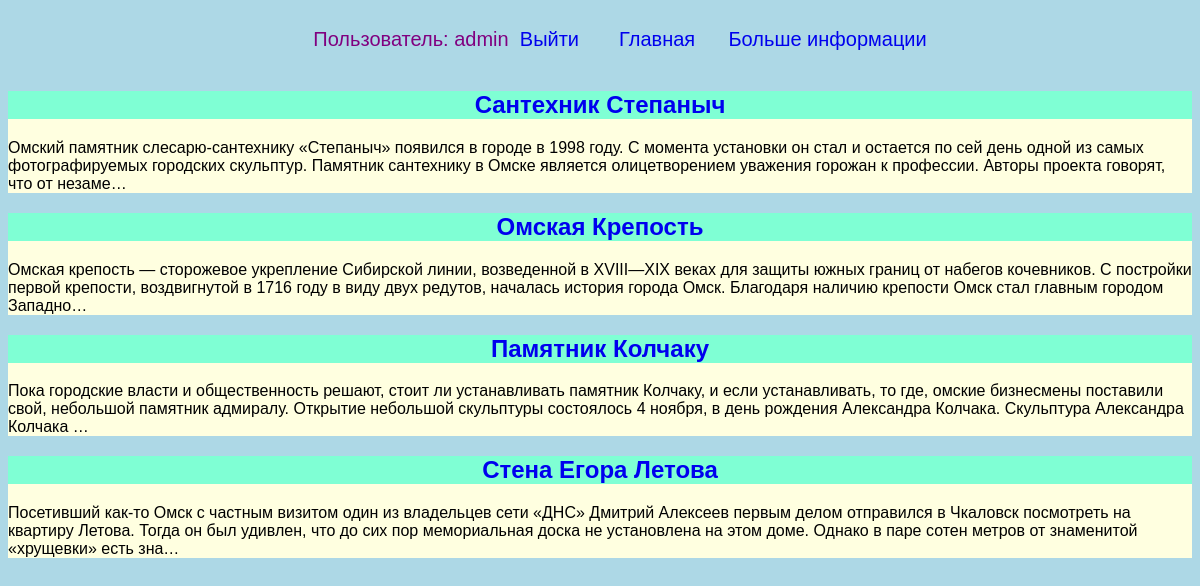
The app's page /full_info/ (signed in) with its own data.
### full_info/models.py (models this page shows, shortened)
class Full_info(models.Model):
    title = models.CharField(max_length=100)
    description = models.TextField()

### full_info/views.py (the view)
# urls.py: path('full_info/', include('full_info.urls')),
def full_info(request):
    full_info = Full_info.objects.all()
    return render(request, 'full_info/full_info.html', {'full_info': full_info})

### full_info/templates/full_info/full_info.html
{%extends 'info/base.html'%}
{%load static%}
{%block content%}
{%for blog in full_info%}
<div class="element">
    <h2 class="top"><a href="{%url 'detail' blog.id%}">{{blog.title}}</a></h2>
    <div class="blog_text">
        <p>{{blog.description|truncatechars:300}}</p>
    </div>
</div>
{%endfor%}
{%endblock%}

### info/templates/info/base.html (shortened to what this page needs)
<!DOCTYPE html>
{%load static%}
<html lang="en">
<head>
    <link rel="stylesheet" href="{%static 'css/style.css'%}">
</head>
<body>
<div class="menu">
    <div class="wrap">
        <ul class="menu">
            {%if user.is_authenticated%}
            <li class="logo">Пользователь: {{user.username}}</li>
            <li>
                <a href="{%url 'logoutuser'%}">&nbsp&nbspВыйти</a>
            </li>
            {%else%}
            <li><a href="{% url 'signupuser'%}">Зарегестрироваться&nbsp</a></li>
            <li><a href="{%url 'loginuser'%}">&nbspВойти</a></li>
            {%endif%}
            {%if user.is_authenticated%}
            <div class="content">
    <div class="wrap">
        <ul class="menu">
            <li><a href="{%url 'index'%}">Главная&nbsp&nbsp&nbsp</a></li>
            <li><a href="{%url 'full_info'%}">&nbsp&nbsp&nbspБольше информации</a></li>
        </ul>
    </div>
</div>
            {%endif%}
        </ul>
    </div>
</div>
            {%block content%}
            {%endblock%}
</body>
</html>

### info/static/css/style.css (style rules this page uses)
body { font-family: Verdana, Geneva, Tahoma, sans-serif; background: lightblue; }
h2 { text-align: center; }
.element { background: lightyellow; }
.top { background: aquamarine; }
a { text-decoration: none; }
.logo { color: purple; }
.menu { display: flex; justify-content: space-around; list-style-type: none; font-size: 20px; }

### records on screen
Full_info: title "Сантехник Степаныч", description "Омский памятник слесарю-сантехнику «Степаныч» появился в городе в 1998 году. С момента установки он стал и остается по сей день одной из самых фотографируемых городских скульптур. Памятник сантехнику в Омске является олицетворением уважения горожан к профессии. Авторы проекта говорят, что от незаме…"
Full_info: title "Омская Крепость", description "Омская крепость — сторожевое укрепление Сибирской линии, возведенной в XVIII—XIX веках для защиты южных границ от набегов кочевников. С постройки первой крепости, воздвигнутой в 1716 году в виду двух редутов, началась история города Омск. Благодаря наличию крепости Омск стал главным городом Западно…"
Full_info: title "Памятник Колчаку", description "Пока городские власти и общественность решают, стоит ли устанавливать памятник Колчаку, и если устанавливать, то где, омские бизнесмены поставили свой, небольшой памятник адмиралу. Открытие небольшой скульптуры состоялось 4 ноября, в день рождения Александра Колчака. Скульптура Александра Колчака …"
Full_info: title "Стена Егора Летова", description "Посетивший как-то Омск с частным визитом один из владельцев сети «ДНС» Дмитрий Алексеев первым делом отправился в Чкаловск посмотреть на квартиру Летова. Тогда он был удивлен, что до сих пор мемориальная доска не установлена на этом доме. Однако в паре сотен метров от знаменитой «хрущевки» есть зна…"

### other values on screen
{{ user.username }} "admin"
